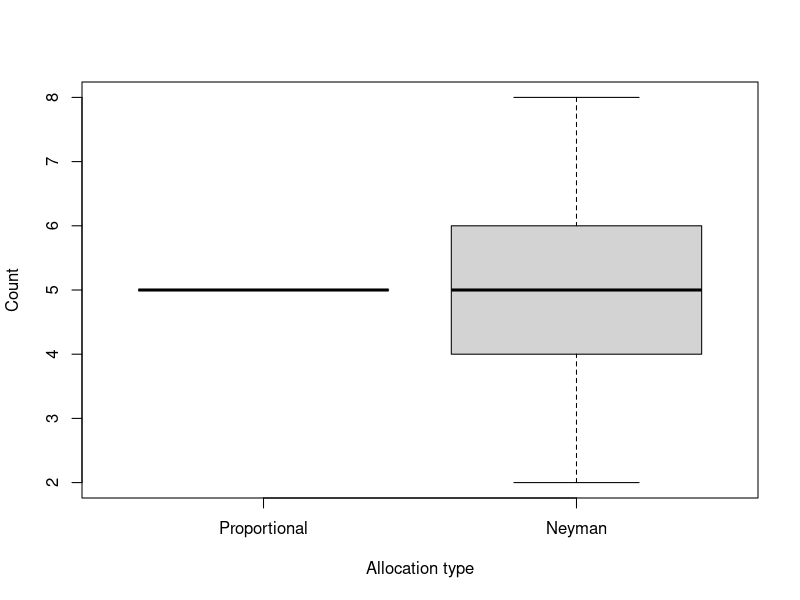

Generate this figure with R:
## ---- chunk 1
 cat(paste("Estimate of the population parameter: ", 
           "(498×0.078 + 516×0.099)/1014 = 0.089 ", 
           "(0.0886 rounded to 3 decimal place, N_Male = 498, N_Female = 516) ",
           "",
           "variance_hat:",
           "((498/1014)(0.078(1-0.078)/(577-1)) + (516/1014)(0.099(1-0.099)/(437-1)))/1014 +",
           "((516/1014)(0.078(1-0.078)/(577-1)) + (498/1014)(0.099(1-0.099)/(436)))/1014^2",
           "= 1.63302693×10^-7",
           "",
           "A bound on the error of estimation: ",
           "2×sqrt(variance_hat) = 2×sqrt(1.63302693×10^-7) = 8.08×10^-4 ",
           "",
           "We ignored the FPC since the calculated value is close to 1",sep="\n"))
## ---- chunk 2
 cat(paste("Estimate of the population parameter: ", 
           "(577×0.078 + 437×0.099)/1014 = 0.087 ", 
           "(0.0871 rounded to 3 decimal place, N_Male = 577, N_Female = 437)",
           "",
           "variance_hat:",
           "(498/1014)^2(0.078(1-0.078)/(577-1)) + (516/1014)^2(0.099(1-0.099)/437-1) ",
           "= 8.3093379×10^-5 ",
           "",
           "A bound on the error of estimation: ",
           "2×sqrt(variance_hat) = 2×sqrt(8.3093379×10^-5) = 0.018",
           "",
           "We ignored the FPC since the calculated value is close to 1",sep="\n"))
## ---- chunk 3
library(tidyverse)
library(sampling)

baseball_data=read.csv("baseball.csv")
N=dim(baseball_data)[1]; N
n=150
set.seed(2440)

round(n*(table(baseball_data$team)/N))
st_sample=strata(baseball_data,stratanames="team",size=rep(5,30), method="srswor")
stratified_sample<-getdata(baseball_data,st_sample)
stratified_sample<-stratified_sample %>%
  group_by(team) %>%
  mutate(s2_i=var(log(salary))) %>%
  mutate(pitcher_proportion_per_team=sum(position=="P")/5)
## ---- chunk 4
#sample means 
mu_hat=mean(log(stratified_sample$salary)); mu_hat


#construct a table with N_i,n_i and sample variance for each team
table_b<-data.frame(table(baseball_data$team))
table_b<-table_b %>%
  mutate(n_i=5) %>%
  rename(N_i=Freq) %>%
  rename(team=Var1)

table_b<-table_b %>%
  mutate(s2_i=unique(stratified_sample$s2_i)) %>%
  mutate(var_mu_hat_hat_team=((N_i^2/N^2)*(1-(n_i/N_i))*(s2_i/n_i)))

glimpse(table_b)

#computing a 95% CI using the sample
var_mu_hat_hat<-sum(table_b$var_mu_hat_hat_team)
stderror=sqrt(var_mu_hat_hat); stderror
myCI=c(mu_hat-2*stderror,mu_hat+2*stderror)
myCI

## ---- chunk 5

#sample proportion 
sample_pitcher_count=sum(stratified_sample$position=="P")
sample_pitcher_proportion=sample_pitcher_count/n; 
sample_pitcher_proportion

#construct a table with p_i_hat,q_i_hat and sample variance for each team
table_c<-table_b %>%
  mutate(p_i_hat=stratified_sample[seq(1, n, 5), 35]) %>%
  mutate(q_i_hat=1-stratified_sample[seq(1, n, 5), 35]) %>%
  mutate(var_p_hat_hat_team=((N_i^2/N^2)*(1-(n_i/N_i))*(p_i_hat*q_i_hat)/(n_i-1)))

#computing a 95% CI using the sample
var_p_hat_hat_c<-sum(table_c$var_p_hat_hat_team)
stderror_c=sqrt(var_p_hat_hat_c); stderror_c
myCI_c=c(sample_pitcher_proportion-2*stderror_c,
         sample_pitcher_proportion+2*stderror_c)
myCI_c

## ---- chunk 6
set.seed(2440) 
srs<-baseball_data[sample(1:nrow(baseball_data), n),]
glimpse(srs)

#population and sample proportion 
srs_sample_pitcher_count=sum(srs$position=="P")
srs_pitcher_proportion=srs_sample_pitcher_count/n; 
srs_pitcher_proportion

population_pitcher_count=sum(baseball_data$position=="P")
population_pitcher_proportion=population_pitcher_count/N; 
population_pitcher_proportion

#computing a 95% CI using the sample
var_mu_hat_hat_d<-(1-(n/N))*(srs_pitcher_proportion*(1-srs_pitcher_proportion))/(n-1)
stderror_d=sqrt(var_mu_hat_hat_d); stderror_d
myCI_d=c(srs_pitcher_proportion-2*stderror_d,
         srs_pitcher_proportion+2*stderror_d)
myCI_d
## ---- chunk 7
table_b
## ---- chunk 8
table_b<-table_b %>%
  mutate(sigma_i=sqrt(s2_i)) %>%
  mutate(N_i_by_sigma_i=N_i*sigma_i) %>%
  mutate(proportional_allocation=N_i*(150/797)) %>%
  mutate(optimal_allocation=n*N_i_by_sigma_i/sum(N_i_by_sigma_i)) %>%
  mutate(rounded_proportional_allocation=round(proportional_allocation)) %>%
  mutate(rounded_optimal_allocation=round(optimal_allocation)) %>%
  mutate(population_stratum_variances=(N_i^2/N^2)*((N_i-n_i)/N_i)*(s2_i/n_i))

table_b_compare<-table_b %>%
  select(team,rounded_proportional_allocation,rounded_optimal_allocation,
         population_stratum_variances)
glimpse(table_b_compare)

mean(table_b$rounded_proportional_allocation)
mean(table_b$rounded_optimal_allocation)
sqrt(var(table_b$rounded_optimal_allocation)) #standard deviation for the Neyman allocation

boxplot(table_b_compare$rounded_proportional_allocation,
        table_b_compare$rounded_optimal_allocation, ylab="Count", 
        xlab="Allocation type", names=c("Proportional","Neyman"))
